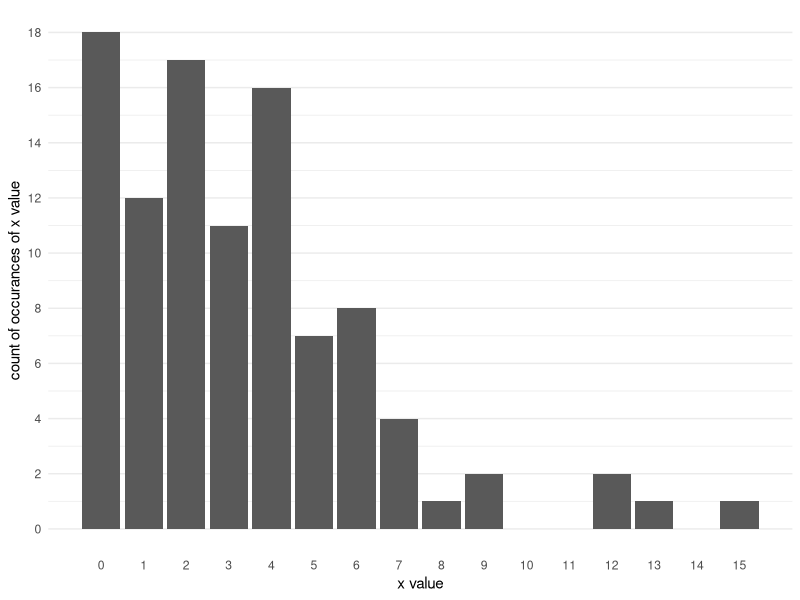
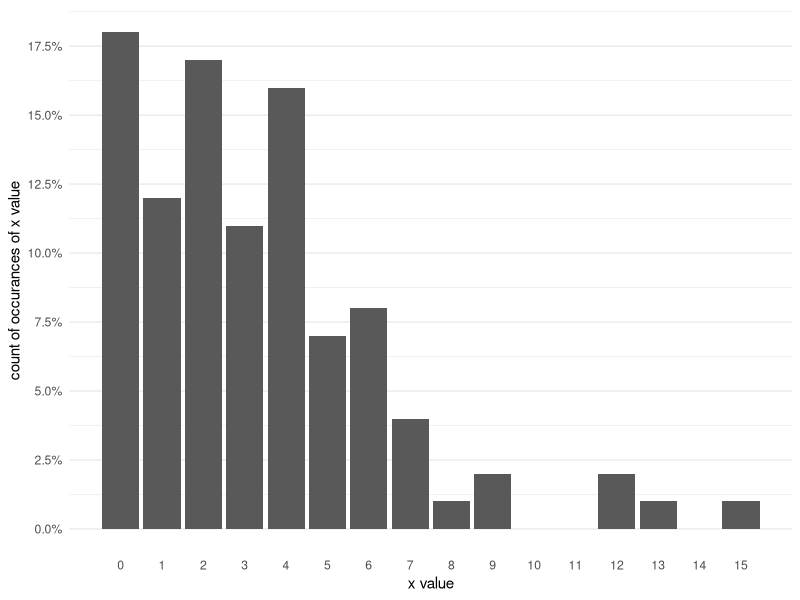
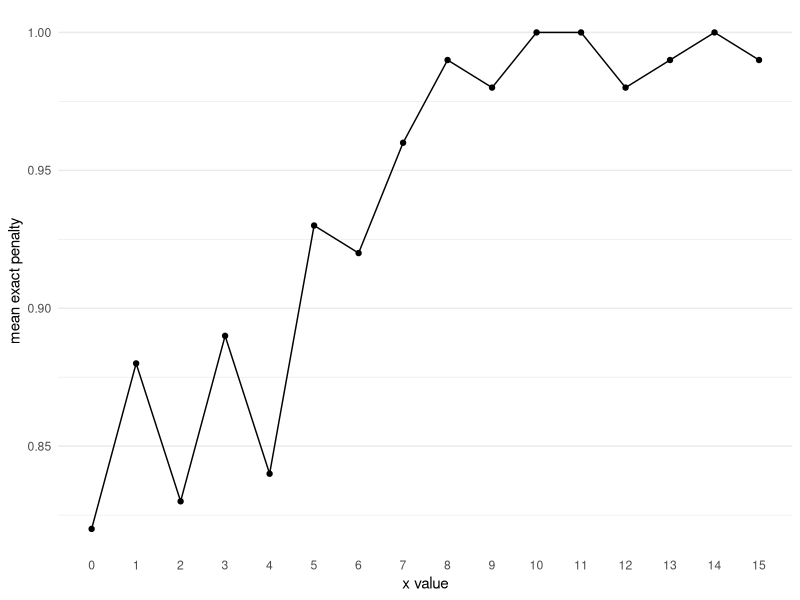
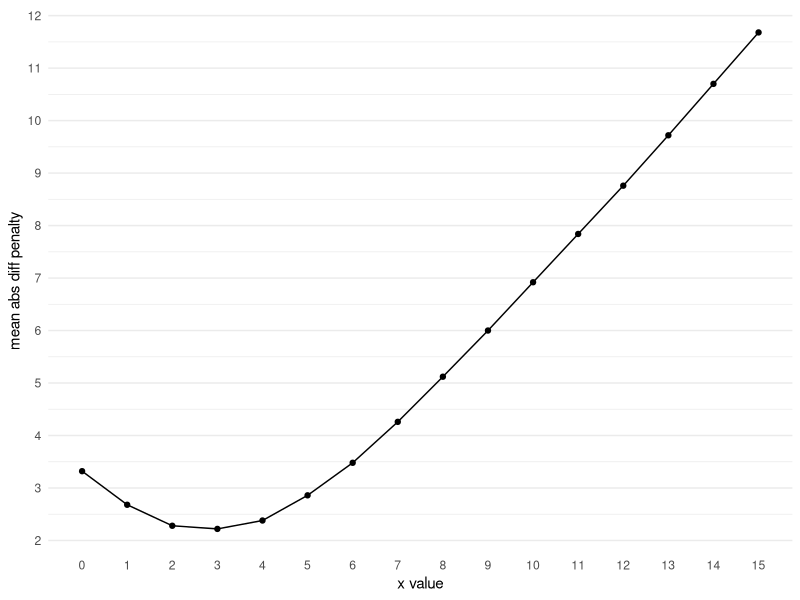
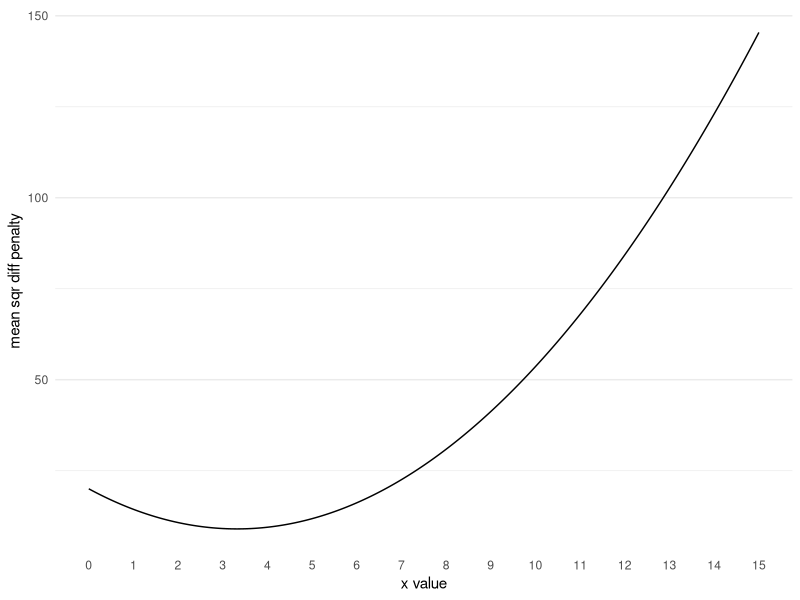
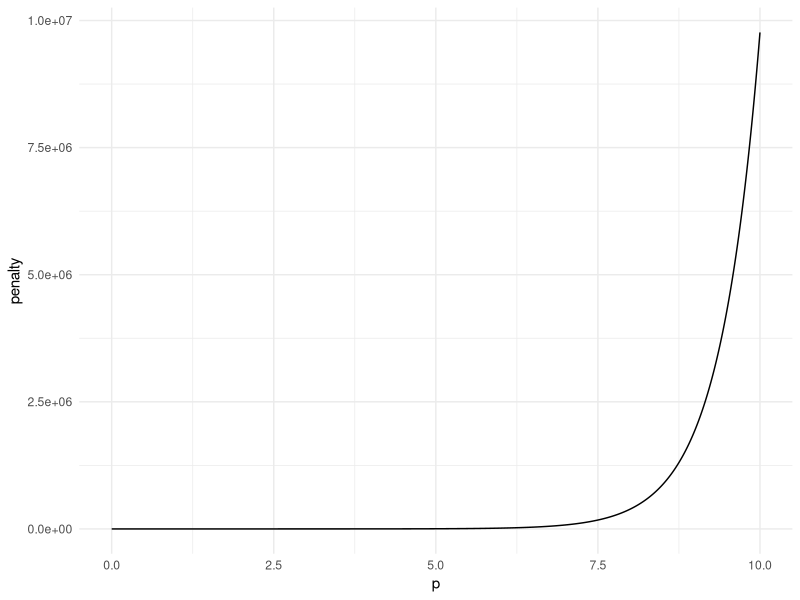
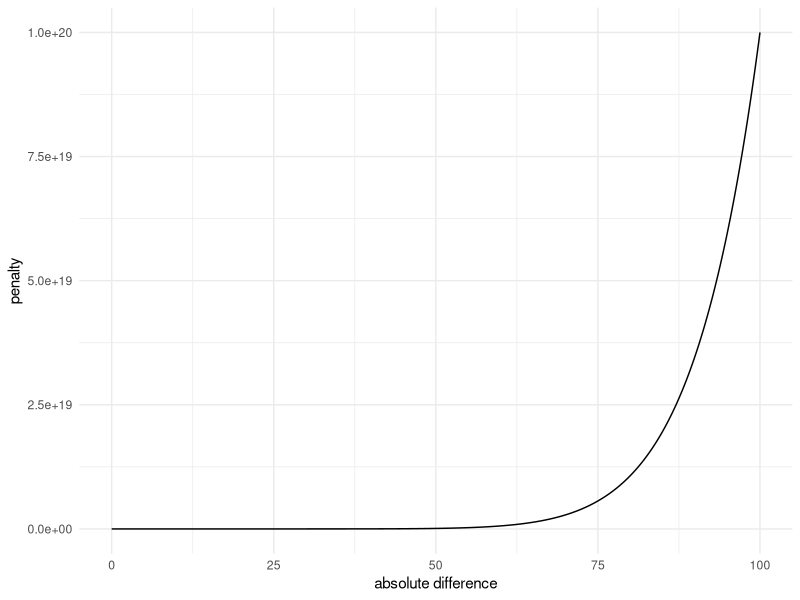
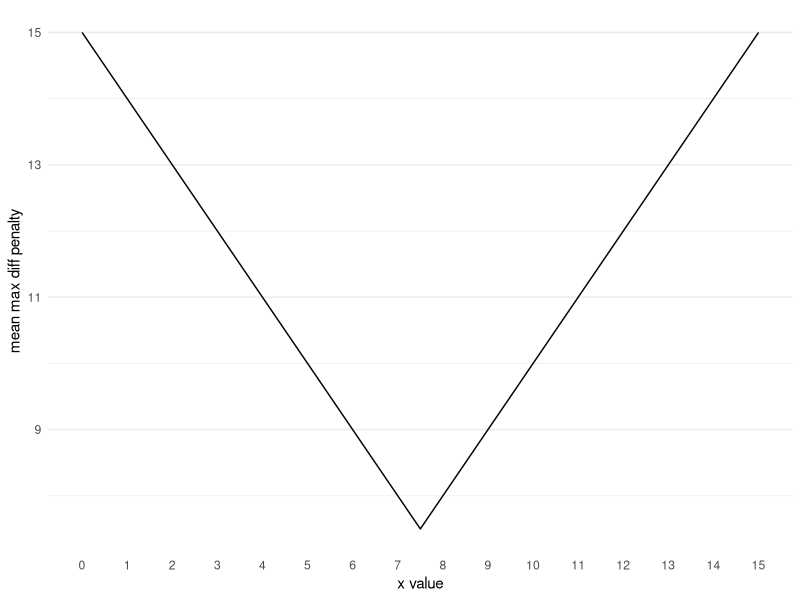

Recreate these plots in R, in order.
## ---- chunk 1
# load packages
require('tidyverse')
require('scales')

# set a seed so we can reproduce "random" results
set.seed(1)

# generate 100 samples from a geometric distribution with parameter prob = 1/5
x <- rgeom(n = 100, prob = 1/5)

print(x)
## ---- chunk 2
# create a dot plot of the frequency of each unique value in x
ggplot() +
  geom_bar(aes(x = x)) +
  scale_x_continuous(breaks = seq(min(x),max(x))) + 
  scale_y_continuous(breaks = seq(0,max(table(x)),2)) + 
  labs(x = 'x value', y = 'count of occurances of x value') +
  theme_minimal() +
  theme(panel.grid.major.x = element_blank(),
        panel.grid.minor.x = element_blank())
## ---- chunk 3
ggplot() +
  geom_bar(aes(x = x, ..count../sum(..count..))) +
  scale_x_continuous(breaks = seq(min(x),max(x))) + 
  scale_y_continuous(breaks = seq(0,1,.025), labels = percent) +
  labs(x = 'x value', y = 'count of occurances of x value') +
  theme_minimal() +
  theme(panel.grid.major.x = element_blank(),
        panel.grid.minor.x = element_blank())
## ---- chunk 4
# the exact penalty function
exact_penalty <- function(guess, outcome){
  
  as.numeric(guess != outcome)
  
}

# penalty if we guess exactly right
exact_penalty(guess = 5, outcome = 5) 

# penalty if we guess wrong
exact_penalty(guess = 4, outcome = 5) 

# penalty if we are wong by a large amount
exact_penalty(guess = 100, outcome = 5) 
## ---- chunk 5
possible_guesses <- min(x):max(x)

expected_exact_penalty <- map_dbl(possible_guesses, function(current_guess){
  
  exact_penalty(guess = current_guess, outcome = x) %>% mean()
  
})

ggplot() +
  geom_point(aes(x = possible_guesses, y = expected_exact_penalty)) +
  geom_line(aes(x = possible_guesses, y = expected_exact_penalty)) +
  scale_x_continuous(breaks = seq(min(x),max(x))) + 
  scale_y_continuous(breaks = seq(.8,1,.05)) + 
  labs(x = 'x value', y = 'mean exact penalty') +
  theme_minimal() +
  theme(panel.grid.major.x = element_blank(),
        panel.grid.minor.x = element_blank())
## ---- chunk 6
# absolute difference penalty
abs_diff_penalty <- function(guess, outcome){
  
  abs(guess - outcome)
  
}

# penalty if we guess exactly right
abs_diff_penalty(guess = 5, outcome = 5) 

# penalty if we guess wrong
abs_diff_penalty(guess = 4, outcome = 5) 

# penalty if we are wong by a large amount
abs_diff_penalty(guess = 100, outcome = 5) 
## ---- chunk 7
possible_guesses <- min(x):max(x)

expected_abs_diff_penalty <- map_dbl(possible_guesses, function(current_guess){
  
  abs_diff_penalty(guess = current_guess, outcome = x) %>% mean()
  
})

ggplot() +
  geom_point(aes(x = possible_guesses, y = expected_abs_diff_penalty)) +
  geom_line(aes(x = possible_guesses, y = expected_abs_diff_penalty)) +
  scale_x_continuous(breaks = seq(min(x),max(x))) + 
  scale_y_continuous(breaks = seq(0,15,1)) +
  labs(x = 'x value', y = 'mean abs diff penalty') +
  theme_minimal() +
  theme(panel.grid.major.x = element_blank(),
        panel.grid.minor.x = element_blank())
## ---- chunk 8
# squared difference penalty
sqr_diff_penalty <- function(guess, outcome){
  
  (guess - outcome)^2
  
}

# penalty if we guess exactly right
sqr_diff_penalty(guess = 5, outcome = 5) 

# penalty if we guess wrong
sqr_diff_penalty(guess = 4, outcome = 5) 

# penalty if we are wong by a large amount
sqr_diff_penalty(guess = 100, outcome = 5) 
## ---- chunk 9
possible_guesses <- seq(min(x),max(x),.01)

expected_sqr_diff_penalty <- map_dbl(possible_guesses, function(current_guess){
  
  sqr_diff_penalty(guess = current_guess, outcome = x) %>% mean()
  
})

ggplot() +
  # geom_point(aes(x = possible_guesses, y = expected_abs_diff_penalty)) +
  geom_line(aes(x = possible_guesses, y = expected_sqr_diff_penalty)) +
  scale_x_continuous(breaks = seq(min(x),max(x))) + 
  # scale_y_continuous(breaks = seq(0,15,1)) +
  labs(x = 'x value', y = 'mean sqr diff penalty') +
  theme_minimal() +
  theme(panel.grid.major.x = element_blank(),
        panel.grid.minor.x = element_blank())
## ---- chunk 10
tibble(p = seq(0,10,.01), d = 5^p) %>%
  ggplot(aes(x = p, y = d)) +
  geom_line() +
  theme_minimal() +
  labs(x = 'p', y = 'penalty')
## ---- chunk 11
tibble(abs_diff = seq(0,100,.01), penalty = abs_diff^10) %>%
  ggplot(aes(x = abs_diff, y = penalty)) +
  geom_line() +
  theme_minimal() +
  labs(x = 'absolute difference', y = 'penalty')
## ---- chunk 12
possible_guesses <- seq(min(x),max(x),.01)

expected_max_diff_penalty <- map_dbl(possible_guesses, function(current_guess){
  
  abs_diff_penalty(guess = current_guess, outcome = x) %>% max()
  
})

ggplot() +
  # geom_point(aes(x = possible_guesses, y = expected_abs_diff_penalty)) +
  geom_line(aes(x = possible_guesses, y = expected_max_diff_penalty)) +
  scale_x_continuous(breaks = seq(min(x),max(x))) + 
  # scale_y_continuous(breaks = seq(0,15,1)) +
  labs(x = 'x value', y = 'mean max diff penalty') +
  theme_minimal() +
  theme(panel.grid.major.x = element_blank(),
        panel.grid.minor.x = element_blank())
